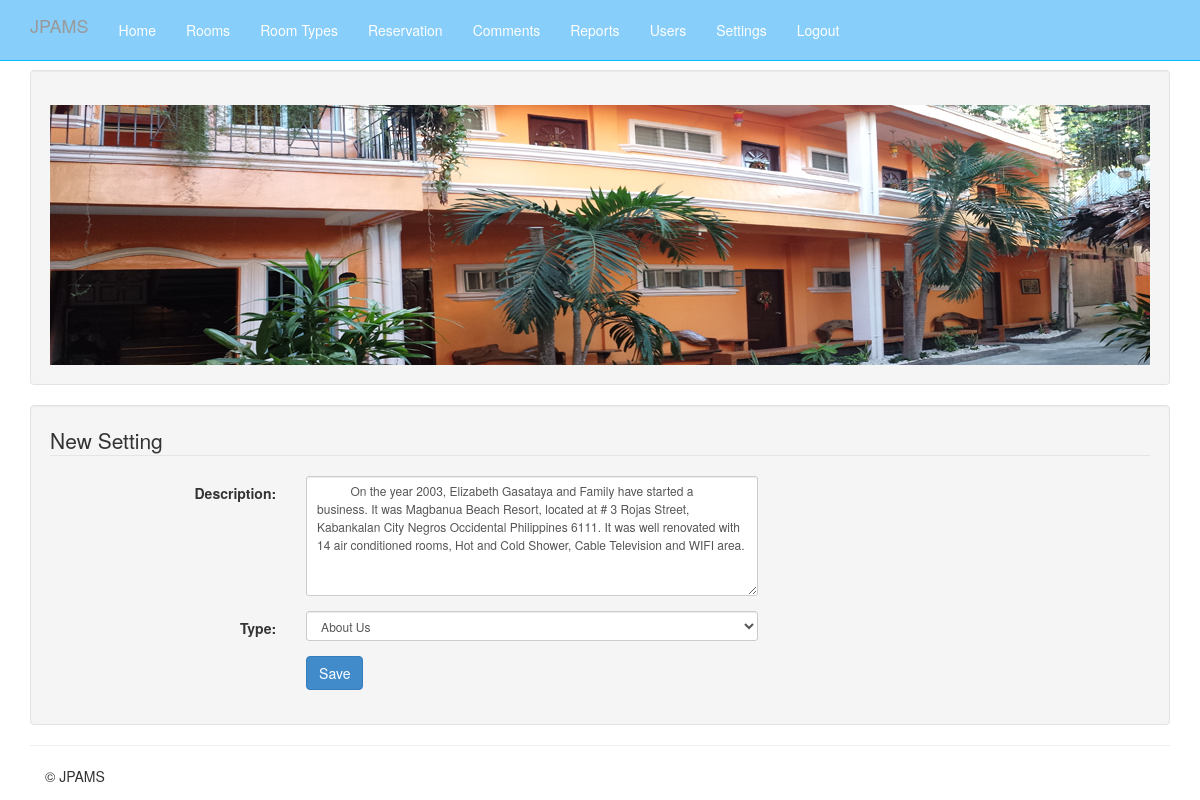
Screenshot of /Aplaya/admin/mod_settings/index.php?view=edit&id=1 (signed in) with the database file from the repository.
### tables this page shows
CREATE TABLE `tblsettings` (
  `ID` int(11) NOT NULL,
  `DESCRIPTION` text NOT NULL,
  `TYPE` text NOT NULL
);

### Aplaya/admin/mod_settings/index.php (called while the page is built, shortened)
<?php
require_once '../themes/backendTemplate.php';
?>

### Aplaya/includes/database.php (called while the page is built, shortened)
<?php
class Database
{
	var $sql_string = '';
	private $conn;
	public function open_connection()
	{
		$this->conn = mysqli_connect(DB_SERVER, DB_USER, DB_PASS);
		if (!$this->conn) {
			echo "Problem in database connection! Contact administrator!";
			exit();
		} else {
			$db_select = mysqli_select_db($this->conn, DB_NAME);
		}
	}
	function setQuery($sql = '')
	{
		$this->sql_string = $sql;
	}
	function executeQuery()
	{
		$result = mysqli_query($this->conn, $this->sql_string);
		return $result;
	}
	private function confirm_query($result)
	{
		return $result;
	}
	function loadSingleResult()
	{
		$cur = $this->executeQuery();
		while ($row = mysqli_fetch_object($cur)) {
			return $data = $row;
		}
	}
}
$mydb = new Database();

### Aplaya/includes/setting.php (called while the page is built, shortened)
<?php
class Setting
{
	protected static $tbl_name = "tblsettings";
	function single_setting($id = 0)
	{
		global $mydb;
		$mydb->setQuery("SELECT * FROM " . self::$tbl_name . " Where `ID`= {$id} LIMIT 1");
		$cur = $mydb->loadSingleResult();
		return $cur;
	}
}

### Aplaya/admin/mod_settings/edit.php (the view, shortened to what this page needs)
<?php
$setting = new Setting();
$result = $setting->single_setting($_GET['id']);
?>
<form class="form-horizontal well span6" action="controller.php?action=edit" method="POST">
					<fieldset>
		<legend>New Setting</legend>
          <div class="form-group">
            <div class="col-md-8">
              <label class="col-md-4 control-label" for=
              "DESCRIPTION">Description:</label>
              <div class="col-md-8">
                 <textarea rows="6" class="form-control input-sm" id="DESCRIPTION" name="DESCRIPTION" placeholder=
									  "Description" type="textarea">   <?php Echo $result->DESCRIPTION;?></textarea>
              </div>
            </div>
          </div>
          <div class="form-group">
            <div class="col-md-8">
              <label class="col-md-4 control-label" for=
              "type">Type:</label>
              <div class="col-md-8">
                <select class="form-control input-sm" name="type" id="type">
                <option value="<?php Echo $result->TYPE;?>"> <?php Echo $result->TYPE;?></option>
                </select>
              </div>
            </div>
          </div>
		 <div class="form-group">
            <div class="col-md-8">
              <label class="col-md-4 control-label" for=
              "idno"></label>
              <div class="col-md-8">
                <button class="btn btn-primary" name="save" type="submit" >Save</button>
              </div>
            </div>
          </div>
	</fieldset>
</form>

### Aplaya/admin/css/offcanvas.css (style rules this page uses)
body { padding-top: 70px; }

### rows the page displays
tblsettings: DESCRIPTION "On the year 2003, Elizabeth Gasataya and Family have started a business. It was Magbanua Beach Resort, located at # 3 Rojas Street, Kabankalan City Negros Occidental Philippines 6111. It was well renovated with 14 air conditioned rooms, Hot and Cold Shower, Cable Television and WIFI area.", type "About Us"
